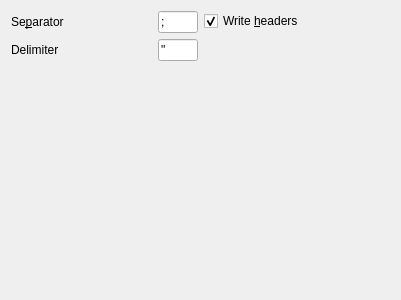
<?xml version="1.0" encoding="UTF-8"?>
<ui version="4.0">
 <class>EwCsvPage</class>
 <widget class="QWizardPage" name="EwCsvPage">
  <property name="geometry">
   <rect>
    <x>0</x>
    <y>0</y>
    <width>400</width>
    <height>300</height>
   </rect>
  </property>
  <property name="title">
   <string>CSV parameters</string>
  </property>
  <property name="subTitle">
   <string>These options are optionnal</string>
  </property>
  <layout class="QGridLayout" name="gridLayout_2">
   <item row="0" column="0" rowspan="2">
    <layout class="QGridLayout" name="gridLayout">
     <item row="0" column="0">
      <widget class="QLabel" name="label_3">
       <property name="sizePolicy">
        <sizepolicy hsizetype="Expanding" vsizetype="Preferred">
         <horstretch>0</horstretch>
         <verstretch>0</verstretch>
        </sizepolicy>
       </property>
       <property name="text">
        <string>Se&amp;parator</string>
       </property>
       <property name="buddy">
        <cstring>separatorLineEdit</cstring>
       </property>
      </widget>
     </item>
     <item row="0" column="1">
      <widget class="QLineEdit" name="separatorLineEdit">
       <property name="sizePolicy">
        <sizepolicy hsizetype="Minimum" vsizetype="Fixed">
         <horstretch>0</horstretch>
         <verstretch>0</verstretch>
        </sizepolicy>
       </property>
       <property name="maximumSize">
        <size>
         <width>40</width>
         <height>16777215</height>
        </size>
       </property>
       <property name="text">
        <string>;</string>
       </property>
      </widget>
     </item>
     <item row="1" column="0">
      <widget class="QLabel" name="label">
       <property name="text">
        <string>Delimiter</string>
       </property>
      </widget>
     </item>
     <item row="1" column="1">
      <widget class="QLineEdit" name="delimiterLineEdit">
       <property name="sizePolicy">
        <sizepolicy hsizetype="Maximum" vsizetype="Fixed">
         <horstretch>0</horstretch>
         <verstretch>0</verstretch>
        </sizepolicy>
       </property>
       <property name="maximumSize">
        <size>
         <width>40</width>
         <height>16777215</height>
        </size>
       </property>
       <property name="text">
        <string>&quot;</string>
       </property>
      </widget>
     </item>
    </layout>
   </item>
   <item row="0" column="1">
    <widget class="QCheckBox" name="headerCheckBox">
     <property name="sizePolicy">
      <sizepolicy hsizetype="Expanding" vsizetype="Fixed">
       <horstretch>0</horstretch>
       <verstretch>0</verstretch>
      </sizepolicy>
     </property>
     <property name="text">
      <string>Write &amp;headers</string>
     </property>
     <property name="checked">
      <bool>true</bool>
     </property>
    </widget>
   </item>
   <item row="2" column="0" colspan="2">
    <spacer name="verticalSpacer_2">
     <property name="orientation">
      <enum>Qt::Vertical</enum>
     </property>
     <property name="sizeHint" stdset="0">
      <size>
       <width>379</width>
       <height>245</height>
      </size>
     </property>
    </spacer>
   </item>
   <item row="1" column="1">
    <spacer name="verticalSpacer">
     <property name="orientation">
      <enum>Qt::Vertical</enum>
     </property>
     <property name="sizeHint" stdset="0">
      <size>
       <width>20</width>
       <height>40</height>
      </size>
     </property>
    </spacer>
   </item>
  </layout>
 </widget>
 <resources/>
 <connections/>
</ui>
